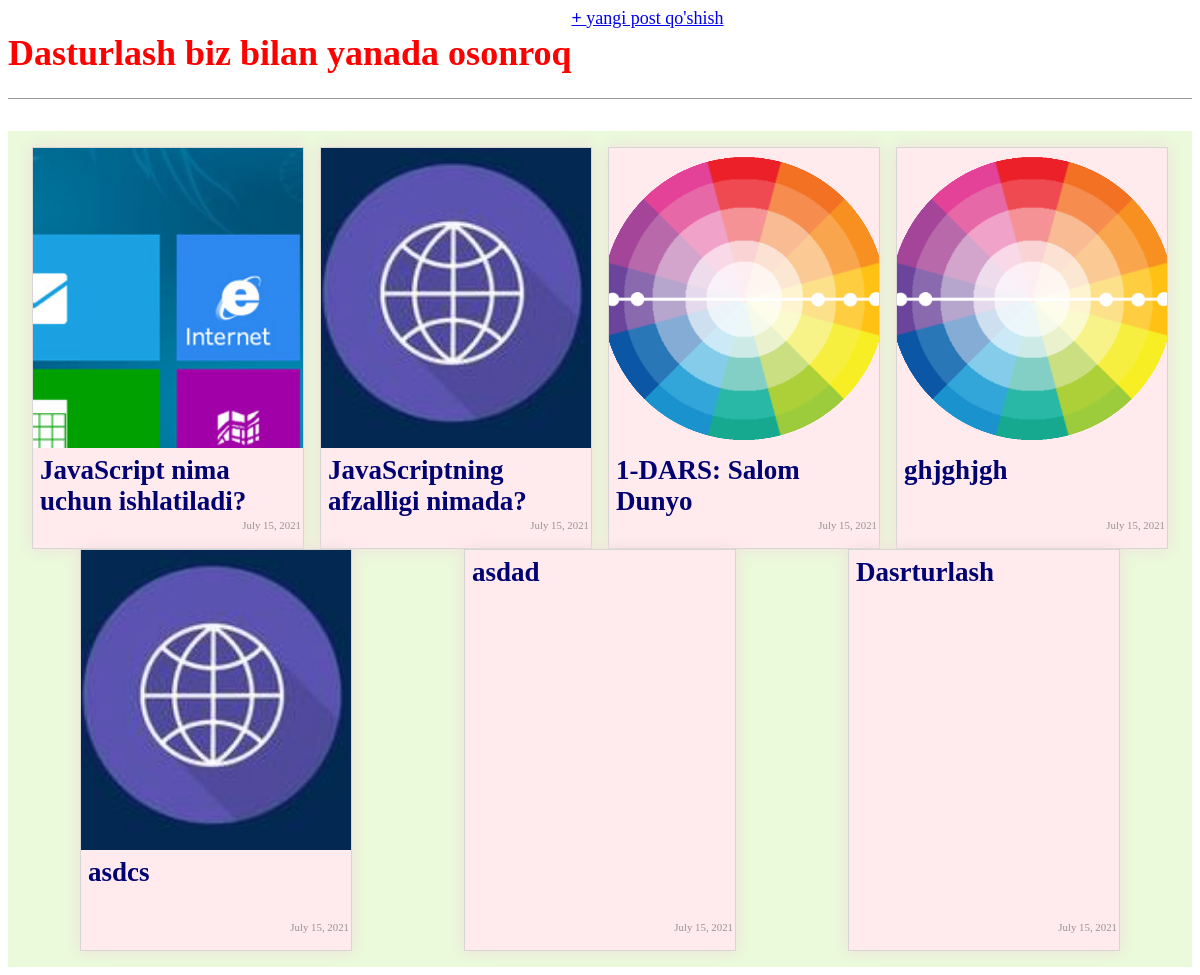
The page / on the database its author committed.
### blog_site/models.py (models this page shows, shortened)
class Post(models.Model):
    title = models.CharField(max_length=200)
    author = models.ForeignKey(User, on_delete=models.CASCADE)
    content = models.TextField()
    img = models.ImageField(upload_to='image/post_img/', blank=True)
    created = models.DateTimeField(auto_now_add=True)
    category =  models.ForeignKey(Category, on_delete=models.CASCADE)

### blog_site/views.py (the view)
# urls.py: path('', BlogListView.as_view(), name='home'),
class BlogListView(ListView):
    model = Post
    template_name = "home.html"

### templates/home.html
{% extends 'base.html' %}
{% block content %}
<div class="container">
    {% for post in object_list %}
     <div class="post">
         <a href="{% url 'detail' post.pk %}">
           {% if post.img %}
            <div class="post_img">
                <img src="{{post.img.url}}" alt="">
            </div>
            {% endif %}
            <h2 class="post_title"> {{post.title}}</h2>
         </a>
         <p class="post_date"><small>{{ post.created.date }}</small></p>
     </div>
    {% endfor %}
</div>
{% endblock content %}

### templates/base.html (shortened to what this page needs)
<!DOCTYPE html>
{% load static %}
<html lang="en">
<head>
    <link rel="stylesheet" href="{% static 'css/base.css' %}">
</head>
<body>
    <header>
       <div class="nav-left">
          <h1>
            <a href="{% url 'home' %}">Dasturlash biz bilan yanada osonroq</a>
        </h1>
       </div>
       <div class="nav-right">
           <a href="{% url 'post_new' %}"><b>+</b> yangi post qo'shish</a>
       </div>
    </header>
    <div>
        {% block content %}
        {% endblock content %}
    </div>
</body>
</html>

### static/css/base.css (style rules this page uses)
body { font-size: 18px; }
header { border-bottom: 1px solid #999; margin-bottom: 2rem; display: flex; }
header h1 a { text-decoration: none; color: red; }
.container { display: flex; justify-content: space-around; align-items: flex-start; flex-wrap: wrap; width: 100wh; min-height: max-content; padding: 1rem; background: rgb(234, 250, 218); }
.container .post { position: relative; width: 270px; height: 400px; background: rgb(255, 234, 238); border: 1px solid rgb(216, 213, 213); box-shadow: 0 0 15px rgb(240, 221, 221); transition: all .3s ease; }
.post_img { position: relative; height: 300px; overflow: hidden; }
.post_img img { position: absolute; width: 100%; height: 100%; top: 0; left: 0; object-fit: cover; }
.post a { text-decoration: none; }
.post a h2 { margin: 7px; color: rgb(1, 1, 114); }
.post .post_date { position: absolute; bottom: 2px; right: 2px; color: #999393; font-size: small; }

### rows shown on the page
Post: img (picture), title "JavaScript nima uchun ishlatiladi?", created "July 15, 2021"
Post: img (picture), title "JavaScriptning afzalligi nimada?", created "July 15, 2021"
Post: img (picture), title "1-DARS: Salom Dunyo", created "July 15, 2021"
Post: img (picture), title "ghjghjgh", created "July 15, 2021"
Post: img (picture), title "asdcs", created "July 15, 2021"
Post: title "asdad", created "July 15, 2021"
Post: title "Dasrturlash", created "July 15, 2021"
